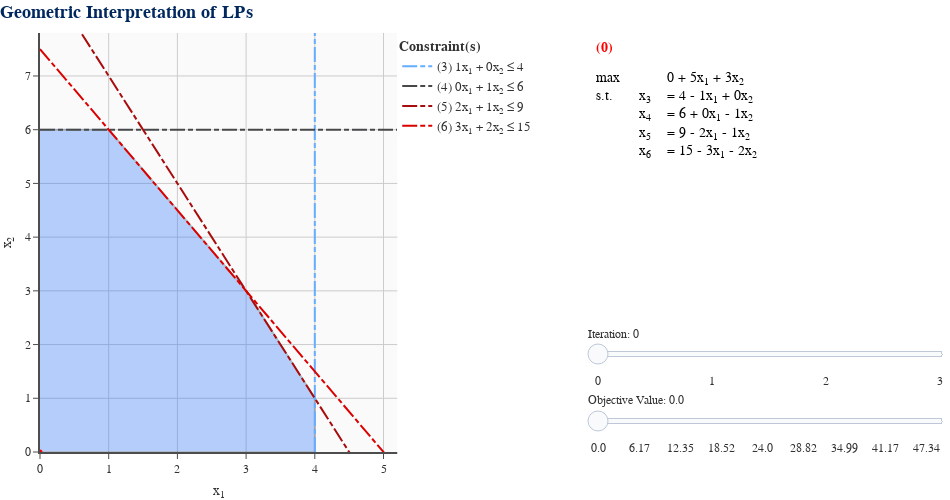

The cell this chart's notebook holds for it:
### Markdown cell above
Now that we have seen an iteration of simplex algebraically, let's use GILP to visualize it! The LP example we have been using is called `LIMITING_CONSTRAINT_2D_LP`. To visualize simplex, we must import a function called `simplex_visual()`.

### Code cell
from gilp.visualize import simplex_visual # import the function
import numpy as np
lp = ex.LIMITING_CONSTRAINT_2D_LP # get the LP example
simplex_visual(lp, initial_solution=np.array([[0],[0]])).show() # show the simplex visualization

### Figure 1 — Plotly figure (JSON) as saved in the notebook; plotly's stock layout.template omitted (floating-point values rounded to 4 significant figures)
{"data": [{"hoverinfo": "skip", "marker": {"color": "white", "opacity": 1e-07, "size": 0}, "mode": "markers", "showlegend": false, "type": "scatter", "x": [5.2], "y": [7.8]}, {"fill": "toself", "fillcolor": "#1469FE", "hoverinfo": "none", "line": {"color": "#00285F", "width": 2}, "mode": "lines", "opacity": 0.3, "showlegend": false, "type": "scatter", "x": [0, 4, 4, 3, 1, 0], "y": [0, 0, 1, 3, 6, 6]}, {"hoverinfo": "skip", "line": {"color": "#65ADFF", "dash": "15,3,5,3", "width": 2}, "mode": "lines", "name": "(3) 1x<sub>1</sub> + 0x<sub>2</sub> ≤ 4", "showlegend": true, "type": "scatter", "visible": true, "x": [4, 4], "y": [0, 7.8]}, {"hoverinfo": "skip", "line": {"color": "#474849", "dash": "15,3,5,3", "width": 2}, "mode": "lines", "name": "(4) 0x<sub>1</sub> + 1x<sub>2</sub> ≤ 6", "showlegend": true, "type": "scatter", "visible": true, "x": [0, 5.2], "y": [6, 6]}, {"hoverinfo": "skip", "line": {"color": "#A90C0C", "dash": "15,3,5,3", "width": 2}, "mode": "lines", "name": "(5) 2x<sub>1</sub> + 1x<sub>2</sub> ≤ 9", "showlegend": true, "type": "scatter", "visible": true, "x": [0, 5.2], "y": [9, -1.4]}, {"hoverinfo": "skip", "line": {"color": "#DC0000", "dash": "15,3,5,3", "width": 2}, "mode": "lines", "name": "(6) 3x<sub>1</sub> + 2x<sub>2</sub> ≤ 15", "showlegend": true, "type": "scatter", "visible": true, "x": [0, 5.2], "y": [7.5, -0.3]}, {"hoverinfo": "text", "hoverlabel": {"bgcolor": "#FAFAFA", "bordercolor": "#323232", "font": {"color": "#323232", "family": "Arial"}}, "marker": {"color": "gray", "opacity": 1e-07, "size": 20}, "mode": "markers", "showlegend": false, "text": ["<b>BFS</b>: (0, 0, 4, 6, 9, 15)<br><b>B</b>: (3, 4, 5, 6)<br><b>Obj</b>: 0", "<b>BFS</b>: (0, 6, 4, 0, 3, 3)<br><b>B</b>: (2, 3, 5, 6)<br><b>Obj</b>: 18", "<b>BFS</b>: (1, 6, 3, 0, 1, 0)<br><b>B</b>: (1, 2, 3, 5)<br><b>Obj</b>: 23", "<b>BFS</b>: (3, 3, 1, 3, 0, 0)<br><b>B</b>: (1, 2, 3, 4)<br><b>Obj</b>: 24", "<b>BFS</b>: (4, 0, 0, 6, 1, 3)<br><b>B</b>: (1, 4, 5, 6)<br><b>Obj</b>: 20", "<b>BFS</b>: (4, 1, 0, 5, 0, 1)<br><b>B</b>: (1, 2, 4, 6)<br><b>Obj</b>: 23"], "type": "scatter", "x": [0, 0, 1, 3, 4, 4], "y": [0, 6, 6, 3, 0, 1]}, {"hoverinfo": "skip", "line": {"color": "red", "width": 4}, "mode": "lines", "showlegend": false, "type": "scatter", "visible": false, "x": [0, 5.2], "y": [0, -8.667]}, {"hoverinfo": "skip", "line": {"color": "red", "width": 4}, "mode": "lines", "showlegend": false, "type": "scatter", "visible": false, "x": [0, 5.2], "y": [0.6867, -7.98]}, {"hoverinfo": "skip", "line": {"color": "red", "width": 4}, "mode": "lines", "showlegend": false, "type": "scatter", "visible": false, "x": [0, 5.2], "y": [1.373, -7.293]}, {"hoverinfo": "skip", "line": {"color": "red", "width": 4}, "mode": "lines", "showlegend": false, "type": "scatter", "visible": false, "x": [0, 5.2], "y": [2.057, -6.61]}, {"hoverinfo": "skip", "line": {"color": "red", "width": 4}, "mode": "lines", "showlegend": false, "type": "scatter", "visible": false, "x": [0, 5.2], "y": [2.743, -5.923]}, {"hoverinfo": "skip", "line": {"color": "red", "width": 4}, "mode": "lines", "showlegend": false, "type": "scatter", "visible": false, "x": [0, 5.2], "y": [3.43, -5.237]}, {"hoverinfo": "skip", "line": {"color": "red", "width": 4}, "mode": "lines", "showlegend": false, "type": "scatter", "visible": false, "x": [0, 5.2], "y": [4.117, -4.55]}, {"hoverinfo": "skip", "line": {"color": "red", "width": 4}, "mode": "lines", "showlegend": false, "type": "scatter", "visible": false, "x": [0, 5.2], "y": [4.803, -3.863]}, {"hoverinfo": "skip", "line": {"color": "red", "width": 4}, "mode": "lines", "showlegend": false, "type": "scatter", "visible": false, "x": [0, 5.2], "y": [5.49, -3.177]}, {"hoverinfo": "skip", "line": {"color": "red", "width": 4}, "mode": "lines", "showlegend": false, "type": "scatter", "visible": false, "x": [0, 5.2], "y": [6.173, -2.493]}, {"hoverinfo": "skip", "line": {"color": "red", "width": 4}, "mode": "lines", "showlegend": false, "type": "scatter", "visible": false, "x": [0, 5.2], "y": [6.86, -1.807]}, {"hoverinfo": "skip", "line": {"color": "red", "width": 4}, "mode": "lines", "showlegend": false, "type": "scatter", "visible": false, "x": [0, 5.2], "y": [7.547, -1.12]}, {"hoverinfo": "skip", "line": {"color": "red", "width": 4}, "mode": "lines", "showlegend": false, "type": "scatter", "visible": false, "x": [0, 5.2], "y": [8, -0.6667]}, {"hoverinfo": "skip", "line": {"color": "red", "width": 4}, "mode": "lines", "showlegend": false, "type": "scatter", "visible": false, "x": [0, 5.2], "y": [8.233, -0.4333]}, {"hoverinfo": "skip", "line": {"color": "red", "width": 4}, "mode": "lines", "showlegend": false, "type": "scatter", "visible": false, "x": [0, 5.2], "y": [8.92, 0.2533]}, {"hoverinfo": "skip", "line": {"color": "red", "width": 4}, "mode": "lines", "showlegend": false, "type": "scatter", "visible": false, "x": [0, 5.2], "y": [9.607, 0.94]}, {"hoverinfo": "skip", "line": {"color": "red", "width": 4}, "mode": "lines", "showlegend": false, "type": "scatter", "visible": false, "x": [0, 5.2], "y": [10.29, 1.623]}, {"hoverinfo": "skip", "line": {"color": "red", "width": 4}, "mode": "lines", "showlegend": false, "type": "scatter", "visible": false, "x": [0, 5.2], "y": [10.98, 2.31]}, {"hoverinfo": "skip", "line": {"color": "red", "width": 4}, "mode": "lines", "showlegend": false, "type": "scatter", "visible": false, "x": [0, 5.2], "y": [11.66, 2.997]}, {"hoverinfo": "skip", "line": {"color": "red", "width": 4}, "mode": "lines", "showlegend": false, "type": "scatter", "visible": false, "x": [0, 5.2], "y": [12.35, 3.683]}, {"hoverinfo": "skip", "line": {"color": "red", "width": 4}, "mode": "lines", "showlegend": false, "type": "scatter", "visible": false, "x": [0, 5.2], "y": [13.04, 4.37]}, {"hoverinfo": "skip", "line": {"color": "red", "width": 4}, "mode": "lines", "showlegend": false, "type": "scatter", "visible": false, "x": [0, 5.2], "y": [13.72, 5.057]}, {"hoverinfo": "skip", "line": {"color": "red", "width": 4}, "mode": "lines", "showlegend": false, "type": "scatter", "visible": false, "x": [0, 5.2], "y": [14.41, 5.74]}, {"hoverinfo": "skip", "line": {"color": "red", "width": 4}, "mode": "lines", "showlegend": false, "type": "scatter", "visible": false, "x": [0, 5.2], "y": [15.09, 6.427]}, {"hoverinfo": "skip", "line": {"color": "red", "width": 4}, "mode": "lines", "showlegend": false, "type": "scatter", "visible": false, "x": [0, 5.2], "y": [15.78, 7.113]}, {"hoverinfo": "skip", "line": {"color": "red", "width": 4}, "mode": "lines", "showlegend": false, "type": "scatter", "visible": false, "x": [0, 5.2], "y": [16.47, 7.8]}, {"hoverinfo": "skip", "marker": {"color": "red", "opacity": 1, "size": 5}, "mode": "markers", "showlegend": false, "type": "scatter", "x": [0], "y": [0]}, {"hoverinfo": "skip", "line": {"color": "red", "width": 6}, "mode": "lines", "opacity": 1, "showlegend": false, "type": "scatter", "visible": false, "x": [0, 2], "y": [0, 0]}, {"hoverinfo": "skip", "line": {"color": "red", "width": 6}, "mode": "lines", "opacity": 1, "showlegend": false, "type": "scatter", "visible": false, "x": [0, 4], "y": [0, 0]}, {"hoverinfo": "skip", "line": {"color": "red", "width": 6}, "mode": "lines", "opacity": 1, "showlegend": false, "type": "scatter", "visible": false, "x": [4, 4], "y": [0, 0.5]}, {"hoverinfo": "skip", "line": {"color": "red", "width": 6}, "mode": "lines", "opacity": 1, "showlegend": false, "type": "scatter", "visible": false, "x": [4, 4], "y": [0, 1]}, {"hoverinfo": "skip", "line": {"color": "red", "width": 6}, "mode": "lines", "opacity": 1, "showlegend": false, "type": "scatter", "visible": false, "x": [4, 3.5], "y": [1, 2]}, {"hoverinfo": "skip", "line": {"color": "red", "width": 6}, "mode": "lines", "opacity": 1, "showlegend": false, "type": "scatter", "visible": false, "x": [4, 3], "y": [1, 3]}, {"cells": {"align": ["left", "right", "left"], "fill": {"color": "white"}, "font": {"color": [["black", "red", "black"], ["black", "black", "black"]], "size": 14}, "height": 25, "line": {"color": "white", "width": 1}, "values": [["max<br>s.t.<br> <br> <br> "], [" <br>x<sub>3</sub><br>x<sub>4</sub><br>x<sub>5</sub><br>x<sub>6</sub>"], ["0 + 5x<sub>1</sub> + 3x<sub>2</sub><br>= 4 - 1x<sub>1</sub> + 0x<sub>2</sub><br>= 6 + 0x<sub>1</sub> - 1x<sub>2</sub><br>= 9 - 2x<sub>1</sub> - 1x<sub>2</sub><br>= 15 - 3x<sub>1</sub> - 2x<sub>2</sub>"]]}, "columnwidth": [0.1333, 0.06667, 0.8], "domain": {"x": [0.6053, 1], "y": [0, 1]}, "header": {"align": ["left", "right", "left"], "fill": {"color": "white"}, "font": {"color": ["red", "black"], "size": 14}, "height": 25, "line": {"color": "white", "width": 1}, "values": ["<b>(0)</b>", " ", " "]}, "type": "table"}, {"cells": {"align": ["left", "right", "left"], "fill": {"color": "white"}, "font": {"color": [["black", "red", "black"], ["black", "black", "black"]], "size": 14}, "height": 25, "line": {"color": "white", "width": 1}, "values": [["max<br>s.t.<br> <br> <br> ", "<b>(0)</b>", "max<br>s.t.<br> <br> <br> "], [" <br>x<sub>1</sub><br>x<sub>4</sub><br>x<sub>5</sub><br>x<sub>6</sub>", " ", " <br>x<sub>3</sub><br>x<sub>4</sub><br>x<sub>5</sub><br>x<sub>6</sub>"], ["20 + 3x<sub>2</sub> - 5x<sub>3</sub><br>= 4 + 0x<sub>2</sub> - 1x<sub>3</sub><br>= 6 - 1x<sub>2</sub> + 0x<sub>3</sub><br>= 1 - 1x<sub>2</sub> + 2x<sub>3</sub><br>= 3 - 2x<sub>2</sub> + 3x<sub>3</sub>", " ", "0 + 5x<sub>1</sub> + 3x<sub>2</sub><br>= 4 - 1x<sub>1</sub> + 0x<sub>2</sub><br>= 6 + 0x<sub>1</sub> - 1x<sub>2</sub><br>= 9 - 2x<sub>1</sub> - 1x<sub>2</sub><br>= 15 - 3x<sub>1</sub> - 2x<sub>2</sub>"]]}, "columnwidth": [0.1333, 0.06667, 0.8], "domain": {"x": [0.6053, 1], "y": [0, 1]}, "header": {"align": ["left", "right", "left"], "fill": {"color": "white"}, "font": {"color": ["red", "black"], "size": 14}, "height": 25, "line": {"color": "white", "width": 1}, "values": ["<b>(1)</b>", " ", " "]}, "type": "table", "visible": false}, {"cells": {"align": ["left", "right", "left"], "fill": {"color": "white"}, "font": {"color": [["black", "red", "black"], ["black", "black", "black"]], "size": 14}, "height": 25, "line": {"color": "white", "width": 1}, "values": [["max<br>s.t.<br> <br> <br> "], [" <br>x<sub>1</sub><br>x<sub>4</sub><br>x<sub>5</sub><br>x<sub>6</sub>"], ["20 + 3x<sub>2</sub> - 5x<sub>3</sub><br>= 4 + 0x<sub>2</sub> - 1x<sub>3</sub><br>= 6 - 1x<sub>2</sub> + 0x<sub>3</sub><br>= 1 - 1x<sub>2</sub> + 2x<sub>3</sub><br>= 3 - 2x<sub>2</sub> + 3x<sub>3</sub>"]]}, "columnwidth": [0.1333, 0.06667, 0.8], "domain": {"x": [0.6053, 1], "y": [0, 1]}, "header": {"align": ["left", "right", "left"], "fill": {"color": "white"}, "font": {"color": ["red", "black"], "size": 14}, "height": 25, "line": {"color": "white", "width": 1}, "values": ["<b>(1)</b>", " ", " "]}, "type": "table", "visible": false}, {"cells": {"align": ["left", "right", "left"], "fill": {"color": "white"}, "font": {"color": [["black", "red", "black"], ["black", "black", "black"]], "size": 14}, "height": 25, "line": {"color": "white", "width": 1}, "values": [["max<br>s.t.<br> <br> <br> ", "<b>(1)</b>", "max<br>s.t.<br> <br> <br> "], [" <br>x<sub>1</sub><br>x<sub>2</sub><br>x<sub>4</sub><br>x<sub>6</sub>", " ", " <br>x<sub>1</sub><br>x<sub>4</sub><br>x<sub>5</sub><br>x<sub>6</sub>"], ["23 + 1x<sub>3</sub> - 3x<sub>5</sub><br>= 4 - 1x<sub>3</sub> + 0x<sub>5</sub><br>= 1 + 2x<sub>3</sub> - 1x<sub>5</sub><br>= 5 - 2x<sub>3</sub> + 1x<sub>5</sub><br>= 1 - 1x<sub>3</sub> + 2x<sub>5</sub>", " ", "20 + 3x<sub>2</sub> - 5x<sub>3</sub><br>= 4 + 0x<sub>2</sub> - 1x<sub>3</sub><br>= 6 - 1x<sub>2</sub> + 0x<sub>3</sub><br>= 1 - 1x<sub>2</sub> + 2x<sub>3</sub><br>= 3 - 2x<sub>2</sub> + 3x<sub>3</sub>"]]}, "columnwidth": [0.1333, 0.06667, 0.8], "domain": {"x": [0.6053, 1], "y": [0, 1]}, "header": {"align": ["left", "right", "left"], "fill": {"color": "white"}, "font": {"color": ["red", "black"], "size": 14}, "height": 25, "line": {"color": "white", "width": 1}, "values": ["<b>(2)</b>", " ", " "]}, "type": "table", "visible": false}, {"cells": {"align": ["left", "right", "left"], "fill": {"color": "white"}, "font": {"color": [["black", "red", "black"], ["black", "black", "black"]], "size": 14}, "height": 25, "line": {"color": "white", "width": 1}, "values": [["max<br>s.t.<br> <br> <br> "], [" <br>x<sub>1</sub><br>x<sub>2</sub><br>x<sub>4</sub><br>x<sub>6</sub>"], ["23 + 1x<sub>3</sub> - 3x<sub>5</sub><br>= 4 - 1x<sub>3</sub> + 0x<sub>5</sub><br>= 1 + 2x<sub>3</sub> - 1x<sub>5</sub><br>= 5 - 2x<sub>3</sub> + 1x<sub>5</sub><br>= 1 - 1x<sub>3</sub> + 2x<sub>5</sub>"]]}, "columnwidth": [0.1333, 0.06667, 0.8], "domain": {"x": [0.6053, 1], "y": [0, 1]}, "header": {"align": ["left", "right", "left"], "fill": {"color": "white"}, "font": {"color": ["red", "black"], "size": 14}, "height": 25, "line": {"color": "white", "width": 1}, "values": ["<b>(2)</b>", " ", " "]}, "type": "table", "visible": false}, {"cells": {"align": ["left", "right", "left"], "fill": {"color": "white"}, "font": {"color": [["black", "red", "black"], ["black", "black", "black"]], "size": 14}, "height": 25, "line": {"color": "white", "width": 1}, "values": [["max<br>s.t.<br> <br> <br> ", "<b>(2)</b>", "max<br>s.t.<br> <br> <br> "], [" <br>x<sub>1</sub><br>x<sub>2</sub><br>x<sub>3</sub><br>x<sub>4</sub>", " ", " <br>x<sub>1</sub><br>x<sub>2</sub><br>x<sub>4</sub><br>x<sub>6</sub>"], ["24 - 1x<sub>5</sub> - 1x<sub>6</sub><br>= 3 - 2x<sub>5</sub> + 1x<sub>6</sub><br>= 3 + 3x<sub>5</sub> - 2x<sub>6</sub><br>= 1 + 2x<sub>5</sub> - 1x<sub>6</sub><br>= 3 - 3x<sub>5</sub> + 2x<sub>6</sub>", " ", "23 + 1x<sub>3</sub> - 3x<sub>5</sub><br>= 4 - 1x<sub>3</sub> + 0x<sub>5</sub><br>= 1 + 2x<sub>3</sub> - 1x<sub>5</sub><br>= 5 - 2x<sub>3</sub> + 1x<sub>5</sub><br>= 1 - 1x<sub>3</sub> + 2x<sub>5</sub>"]]}, "columnwidth": [0.1333, 0.06667, 0.8], "domain": {"x": [0.6053, 1], "y": [0, 1]}, "header": {"align": ["left", "right", "left"], "fill": {"color": "white"}, "font": {"color": ["red", "black"], "size": 14}, "height": 25, "line": {"color": "white", "width": 1}, "values": ["<b>(3)</b>", " ", " "]}, "type": "table", "visible": false}, {"cells": {"align": ["left", "right", "left"], "fill": {"color": "white"}, "font": {"color": [["black", "red", "black"], ["black", "black", "black"]], "size": 14}, "height": 25, "line": {"color": "white", "width": 1}, "values": [["max<br>s.t.<br> <br> <br> "], [" <br>x<sub>1</sub><br>x<sub>2</sub><br>x<sub>3</sub><br>x<sub>4</sub>"], ["24 - 1x<sub>5</sub> - 1x<sub>6</sub><br>= 3 - 2x<sub>5</sub> + 1x<sub>6</sub><br>= 3 + 3x<sub>5</sub> - 2x<sub>6</sub><br>= 1 + 2x<sub>5</sub> - 1x<sub>6</sub><br>= 3 - 3x<sub>5</sub> + 2x<sub>6</sub>"]]}, "columnwidth": [0.1333, 0.06667, 0.8], "domain": {"x": [0.6053, 1], "y": [0, 1]}, "header": {"align": ["left", "right", "left"], "fill": {"color": "white"}, "font": {"color": ["red", "black"], "size": 14}, "height": 25, "line": {"color": "white", "width": 1}, "values": ["<b>(3)</b>", " ", " "]}, "type": "table", "visible": false}], "layout": {"font": {"color": "#323232", "family": "Arial"}, "height": 500, "legend": {"font": {"size": 13}, "title": {"font": {"size": 14}, "text": "<b>Constraint(s)</b>"}, "x": 0.3947, "xanchor": "left", "y": 1, "yanchor": "top"}, "margin": {"b": 0, "l": 0, "r": 0, "t": 33}, "paper_bgcolor": "white", "plot_bgcolor": "#FAFAFA", "scene": {"aspectmode": "cube", "xaxis": {"gridcolor": "#CCCCCC", "gridwidth": 1, "linecolor": "#4D4D4D", "linewidth": 2, "range": [0, 5.2], "rangemode": "tozero", "showspikes": false, "tickcolor": "#4D4D4D", "ticks": "outside"}, "yaxis": {"gridcolor": "#CCCCCC", "gridwidth": 1, "linecolor": "#4D4D4D", "linewidth": 2, "range": [0, 7.8], "rangemode": "tozero", "showspikes": false, "tickcolor": "#4D4D4D", "ticks": "outside"}, "zaxis": {"gridcolor": "#CCCCCC", "gridwidth": 1, "linecolor": "#4D4D4D", "linewidth": 2, "rangemode": "tozero", "showspikes": false, "tickcolor": "#4D4D4D", "ticks": "outside"}}, "sliders": [{"active": 0, "currentvalue": {"prefix": "Objective Value: "}, "len": 0.4, "lenmode": "fraction", "pad": {"b": 0, "l": 0, "r": 0, "t": 50}, "steps": [{"args": [{"visible": [null, null, true, true, true, true, null, true, false, false, false, false, false, false, false, false, false, false, false, false, false, false, false, false, false, false, false, false, false, false, false, false, false, null, false, false, false, false, false, false, null, false, false, false, false, false, false]}], "label": "0.0", "method": "update"}, {"args": [{"visible": [null, null, true, true, true, true, null, false, true, false, false, false, false, false, false, false, false, false, false, false, false, false, false, false, false, false, false, false, false, false, false, false, false, null, false, false, false, false, false, false, null, false, false, false, false, false, false]}], "label": "2.06", "method": "update"}, {"args": [{"visible": [null, null, true, true, true, true, null, false, false, true, false, false, false, false, false, false, false, false, false, false, false, false, false, false, false, false, false, false, false, false, false, false, false, null, false, false, false, false, false, false, null, false, false, false, false, false, false]}], "label": "4.12", "method": "update"}, {"args": [{"visible": [null, null, true, true, true, true, null, false, false, false, true, false, false, false, false, false, false, false, false, false, false, false, false, false, false, false, false, false, false, false, false, false, false, null, false, false, false, false, false, false, null, false, false, false, false, false, false]}], "label": "6.17", "method": "update"}, {"args": [{"visible": [null, null, true, true, true, true, null, false, false, false, false, true, false, false, false, false, false, false, false, false, false, false, false, false, false, false, false, false, false, false, false, false, false, null, false, false, false, false, false, false, null, false, false, false, false, false, false]}], "label": "8.23", "method": "update"}, {"args": [{"visible": [null, null, true, true, true, true, null, false, false, false, false, false, true, false, false, false, false, false, false, false, false, false, false, false, false, false, false, false, false, false, false, false, false, null, false, false, false, false, false, false, null, false, false, false, false, false, false]}], "label": "10.29", "method": "update"}, {"args": [{"visible": [null, null, true, true, true, true, null, false, false, false, false, false, false, true, false, false, false, false, false, false, false, false, false, false, false, false, false, false, false, false, false, false, false, null, false, false, false, false, false, false, null, false, false, false, false, false, false]}], "label": "12.35", "method": "update"}, {"args": [{"visible": [null, null, true, true, true, true, null, false, false, false, false, false, false, false, true, false, false, false, false, false, false, false, false, false, false, false, false, false, false, false, false, false, false, null, false, false, false, false, false, false, null, false, false, false, false, false, false]}], "label": "14.41", "method": "update"}, {"args": [{"visible": [null, null, true, true, true, true, null, false, false, false, false, false, false, false, false, true, false, false, false, false, false, false, false, false, false, false, false, false, false, false, false, false, false, null, false, false, false, false, false, false, null, false, false, false, false, false, false]}], "label": "16.47", "method": "update"}, {"args": [{"visible": [null, null, true, true, true, true, null, false, false, false, false, false, false, false, false, false, true, false, false, false, false, false, false, false, false, false, false, false, false, false, false, false, false, null, false, false, false, false, false, false, null, false, false, false, false, false, false]}], "label": "18.52", "method": "update"}, {"args": [{"visible": [null, null, true, true, true, true, null, false, false, false, false, false, false, false, false, false, false, true, false, false, false, false, false, false, false, false, false, false, false, false, false, false, false, null, false, false, false, false, false, false, null, false, false, false, false, false, false]}], "label": "20.58", "method": "update"}, {"args": [{"visible": [null, null, true, true, true, true, null, false, false, false, false, false, false, false, false, false, false, false, true, false, false, false, false, false, false, false, false, false, false, false, false, false, false, null, false, false, false, false, false, false, null, false, false, false, false, false, false]}], "label": "22.64", "method": "update"}, {"args": [{"visible": [null, null, true, true, true, true, null, false, false, false, false, false, false, false, false, false, false, false, false, true, false, false, false, false, false, false, false, false, false, false, false, false, false, null, false, false, false, false, false, false, null, false, false, false, false, false, false]}], "label": "24.0", "method": "update"}, {"args": [{"visible": [null, null, true, true, true, true, null, false, false, false, false, false, false, false, false, false, false, false, false, false, true, false, false, false, false, false, false, false, false, false, false, false, false, null, false, false, false, false, false, false, null, false, false, false, false, false, false]}], "label": "24.7", "method": "update"}, {"args": [{"visible": [null, null, true, true, true, true, null, false, false, false, false, false, false, false, false, false, false, false, false, false, false, true, false, false, false, false, false, false, false, false, false, false, false, null, false, false, false, false, false, false, null, false, false, false, false, false, false]}], "label": "26.76", "method": "update"}, {"args": [{"visible": [null, null, true, true, true, true, null, false, false, false, false, false, false, false, false, false, false, false, false, false, false, false, true, false, false, false, false, false, false, false, false, false, false, null, false, false, false, false, false, false, null, false, false, false, false, false, false]}], "label": "28.82", "method": "update"}, {"args": [{"visible": [null, null, true, true, true, true, null, false, false, false, false, false, false, false, false, false, false, false, false, false, false, false, false, true, false, false, false, false, false, false, false, false, false, null, false, false, false, false, false, false, null, false, false, false, false, false, false]}], "label": "30.87", "method": "update"}, {"args": [{"visible": [null, null, true, true, true, true, null, false, false, false, false, false, false, false, false, false, false, false, false, false, false, false, false, false, true, false, false, false, false, false, false, false, false, null, false, false, false, false, false, false, null, false, false, false, false, false, false]}], "label": "32.93", "method": "update"}, {"args": [{"visible": [null, null, true, true, true, true, null, false, false, false, false, false, false, false, false, false, false, false, false, false, false, false, false, false, false, true, false, false, false, false, false, false, false, null, false, false, false, false, false, false, null, false, false, false, false, false, false]}], "label": "34.99", "method": "update"}, {"args": [{"visible": [null, null, true, true, true, true, null, false, false, false, false, false, false, false, false, false, false, false, false, false, false, false, false, false, false, false, true, false, false, false, false, false, false, null, false, false, false, false, false, false, null, false, false, false, false, false, false]}], "label": "37.05", "method": "update"}, {"args": [{"visible": [null, null, true, true, true, true, null, false, false, false, false, false, false, false, false, false, false, false, false, false, false, false, false, false, false, false, false, true, false, false, false, false, false, null, false, false, false, false, false, false, null, false, false, false, false, false, false]}], "label": "39.11", "method": "update"}, {"args": [{"visible": [null, null, true, true, true, true, null, false, false, false, false, false, false, false, false, false, false, false, false, false, false, false, false, false, false, false, false, false, true, false, false, false, false, null, false, false, false, false, false, false, null, false, false, false, false, false, false]}], "label": "41.17", "method": "update"}, {"args": [{"visible": [null, null, true, true, true, true, null, false, false, false, false, false, false, false, false, false, false, false, false, false, false, false, false, false, false, false, false, false, false, true, false, false, false, null, false, false, false, false, false, false, null, false, false, false, false, false, false]}], "label": "43.22", "method": "update"}, {"args": [{"visible": [null, null, true, true, true, true, null, false, false, false, false, false, false, false, false, false, false, false, false, false, false, false, false, false, false, false, false, false, false, false, true, false, false, null, false, false, false, false, false, false, null, false, false, false, false, false, false]}], "label": "45.28", "method": "update"}, {"args": [{"visible": [null, null, true, true, true, true, null, false, false, false, false, false, false, false, false, false, false, false, false, false, false, false, false, false, false, false, false, false, false, false, false, true, false, null, false, false, false, false, false, false, null, false, false, false, false, false, false]}], "label": "47.34", "method": "update"}, {"args": [{"visible": [null, null, true, true, true, true, null, false, false, false, false, false, false, false, false, false, false, false, false, false, false, false, false, false, false, false, false, false, false, false, false, false, true, null, false, false, false, false, false, false, null, false, false, false, false, false, false]}], "label": "49.4", "method": "update"}], "tickcolor": "white", "ticklen": 0, "x": 0.6053, "xanchor": "left", "y": 0.01, "yanchor": "bottom"}, {"active": 0, "currentvalue": {"prefix": "Iteration: "}, "len": 0.4, "lenmode": "fraction", "pad": {"b": 0, "l": 0, "r": 0, "t": 0}, "steps": [{"args": [{"visible": [null, null, true, true, true, true, null, false, false, false, false, false, false, false, false, false, false, false, false, false, false, false, false, false, false, false, false, false, false, false, false, false, false, null, false, false, false, false, false, false, true, false, false, false, false, false, false]}], "label": "0", "method": "update"}, {"args": [{"visible": [null, null, true, true, true, true, null, false, false, false, false, false, false, false, false, false, false, false, false, false, false, false, false, false, false, false, false, false, false, false, false, false, false, null, true, false, false, false, false, false, false, true, false, false, false, false, false]}], "label": "", "method": "update"}, {"args": [{"visible": [null, null, true, true, true, true, null, false, false, false, false, false, false, false, false, false, false, false, false, false, false, false, false, false, false, false, false, false, false, false, false, false, false, null, true, true, false, false, false, false, false, false, true, false, false, false, false]}], "label": "1", "method": "update"}, {"args": [{"visible": [null, null, true, true, true, true, null, false, false, false, false, false, false, false, false, false, false, false, false, false, false, false, false, false, false, false, false, false, false, false, false, false, false, null, true, true, true, false, false, false, false, false, false, true, false, false, false]}], "label": "", "method": "update"}, {"args": [{"visible": [null, null, true, true, true, true, null, false, false, false, false, false, false, false, false, false, false, false, false, false, false, false, false, false, false, false, false, false, false, false, false, false, false, null, true, true, true, true, false, false, false, false, false, false, true, false, false]}], "label": "2", "method": "update"}, {"args": [{"visible": [null, null, true, true, true, true, null, false, false, false, false, false, false, false, false, false, false, false, false, false, false, false, false, false, false, false, false, false, false, false, false, false, false, null, true, true, true, true, true, false, false, false, false, false, false, true, false]}], "label": "", "method": "update"}, {"args": [{"visible": [null, null, true, true, true, true, null, false, false, false, false, false, false, false, false, false, false, false, false, false, false, false, false, false, false, false, false, false, false, false, false, false, false, null, true, true, true, true, true, true, false, false, false, false, false, false, true]}], "label": "3", "method": "update"}], "tickcolor": "white", "ticklen": 0, "x": 0.6053, "xanchor": "left", "y": 0.17, "yanchor": "bottom"}], "title": {"font": {"color": "#00285F", "size": 18}, "text": "<b>Geometric Interpretation of LPs</b>", "x": 0, "xanchor": "left", "y": 0.99, "yanchor": "top"}, "width": 950, "xaxis": {"anchor": "y", "domain": [0, 0.3947], "gridcolor": "#CCCCCC", "gridwidth": 1, "linecolor": "#4D4D4D", "linewidth": 2, "range": [0, 5.2], "rangemode": "tozero", "showspikes": false, "tickcolor": "#4D4D4D", "ticks": "outside", "title": {"text": "x<sub>1</sub>"}}, "yaxis": {"anchor": "x", "domain": [0, 1], "gridcolor": "#CCCCCC", "gridwidth": 1, "linecolor": "#4D4D4D", "linewidth": 2, "range": [0, 7.8], "rangemode": "tozero", "showspikes": false, "tickcolor": "#4D4D4D", "ticks": "outside", "title": {"text": "x<sub>2</sub>"}}}}
